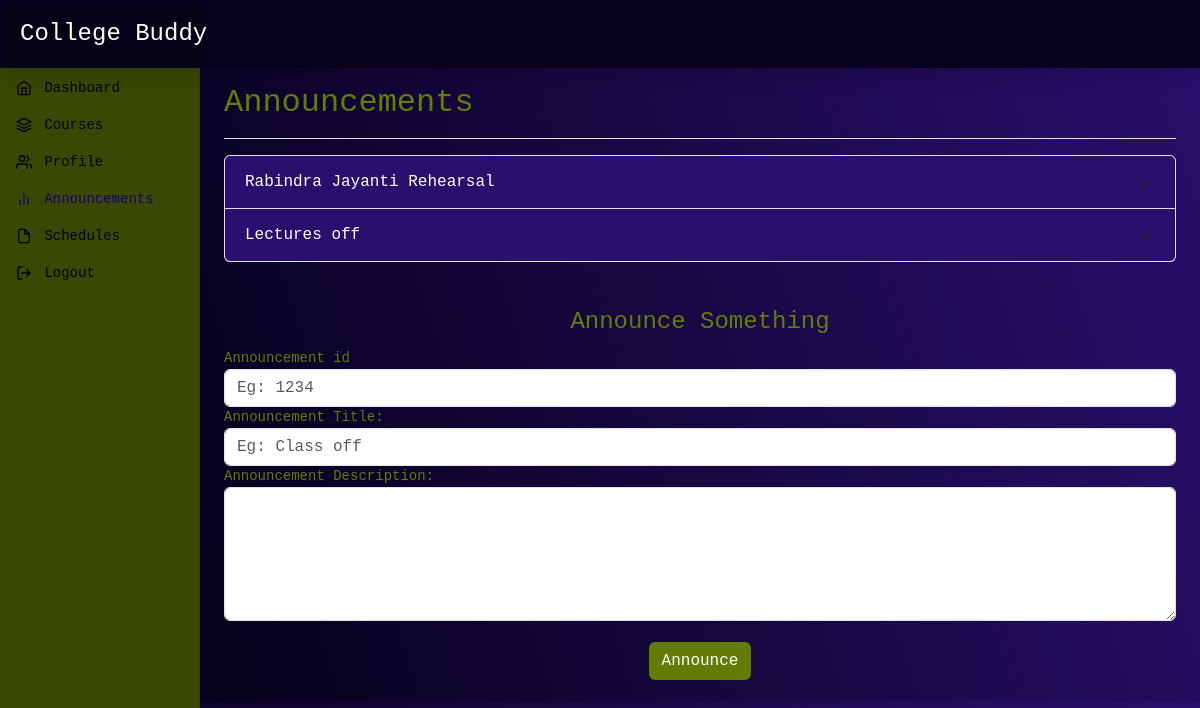
The page /announcement (signed in) on the database as committed earlier.
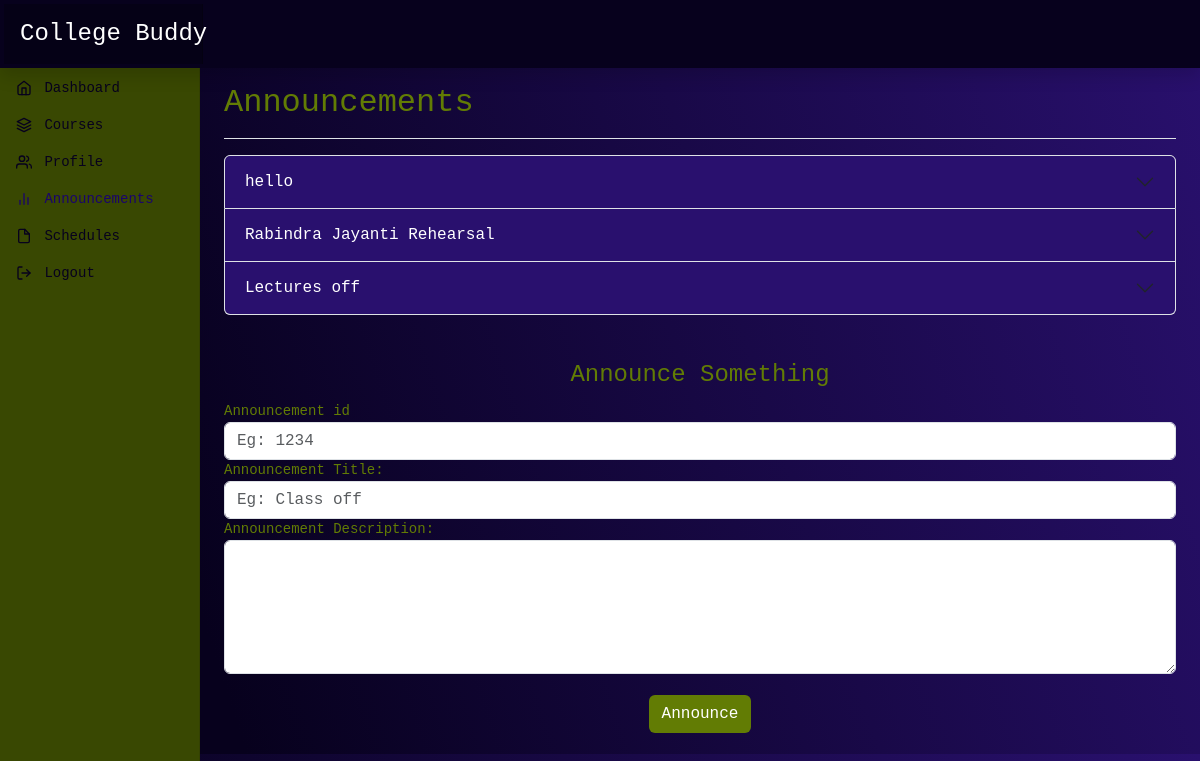
The same page on the database as committed later.
### dashboard/models.py (models this page shows)
class Announcement(models.Model):
    department = models.ForeignKey(Department, on_delete=models.CASCADE)
    id= models.IntegerField(primary_key=True)
    announcement_title = models.CharField(max_length=100)
    announcement_body = models.TextField()
    date_published = models.DateField(auto_now_add=True)

### dashboard/views.py (the view)
# urls.py: path('announcement', views.announcement,name='announcement'),
@login_required(login_url="login")
def announcement(request):
    is_admin=False
    if request.user.is_authenticated and request.user.groups.filter(name='Student').exists():
        student = Student.objects.get(roll_no=request.user)
        announcements = Announcement.objects.filter(department=student.stream.department)
        is_student = True
    elif request.user.is_authenticated and request.user.groups.filter(name='Professor').exists():
        professor = Professor.objects.get(professor_id=request.user)
        announcements = Announcement.objects.filter(department=professor.department)
        is_student = False
    elif request.user.is_authenticated:
       announcements = Announcement.objects.all
       is_admin=True
       is_student = False
    else:
        return redirect('login')
    context = {
        'announcements': announcements,
        'is_student': is_student,
    }
    if not is_student:
        if request.method == 'POST':
            if is_admin:
                new_announcement= Announcement.objects.create(department=Department.objects.get(name="Admin"),id=request.POST['a_id'],announcement_title=request.POST['a_title'],announcement_body=request.POST['a_body'])
                new_announcement.save()
            else:
                new_announcement= Announcement.objects.create(department=professor.department,id=request.POST['a_id'],announcement_title=request.POST['a_title'],announcement_body=request.POST['a_body'])
                new_announcement.save()
    return render(request,'announcements.html',context)

### dashboard/models.py (called while the page is built)
    def __str__(self):
        return self.name

### templates/announcements.html (shortened to what this page needs)
{% extends 'base.html' %}
{% block announcements %}active{% endblock announcements  %}
{% block header%}Announcements{% endblock header %}
{% block body %}
<div class="accordion" id="announcementsAccordion">
    {% for announcement in announcements %}
    <div class="accordion-item">
      <h2 class="accordion-header ">
        <button class="accordion-button collapsed bg-accordion text-white" type="button" data-bs-toggle="collapse" data-bs-target="#collapse{{ announcement.id }}" aria-expanded="false" aria-controls="collapse{{ announcement.id }}">
          {{ announcement.announcement_title }}
        </button>
      </h2>
    </div>
    {% endfor %}
  </div>
  <br><br>
  {% if not is_student %}
  <form method="POST" action="announcement">
    <fieldset>
      <legend class="text-center">Announce Something</legend>
    <div class="form-group">
      <label for="a_id">Announcement id</label>
      <input type="text" class="form-control" id="a_id" name="a_id" placeholder="Eg: 1234 " required>
    </div>
    <div class="form-group">
      <label for="a_title">Announcement Title:</label>
      <input type="text" class="form-control" id="a_title" name="a_title" placeholder="Eg: Class off" required>
    </div>
    <div class="form-group">
      <label for="a_body">Announcement Description:</label>
      <textarea class="form-control" id="a_body" name="a_body" rows="5" required></textarea>
    </div>
    <br>
    <center><button type="submit" class="btn btn-send" >Announce</button></center>
    <br>
  </fieldset>
  </form>
  {% endif %}
{% endblock body %}

Rows that differ between the two databases and show on the page:
added Announcement: announcement_title "hello"
